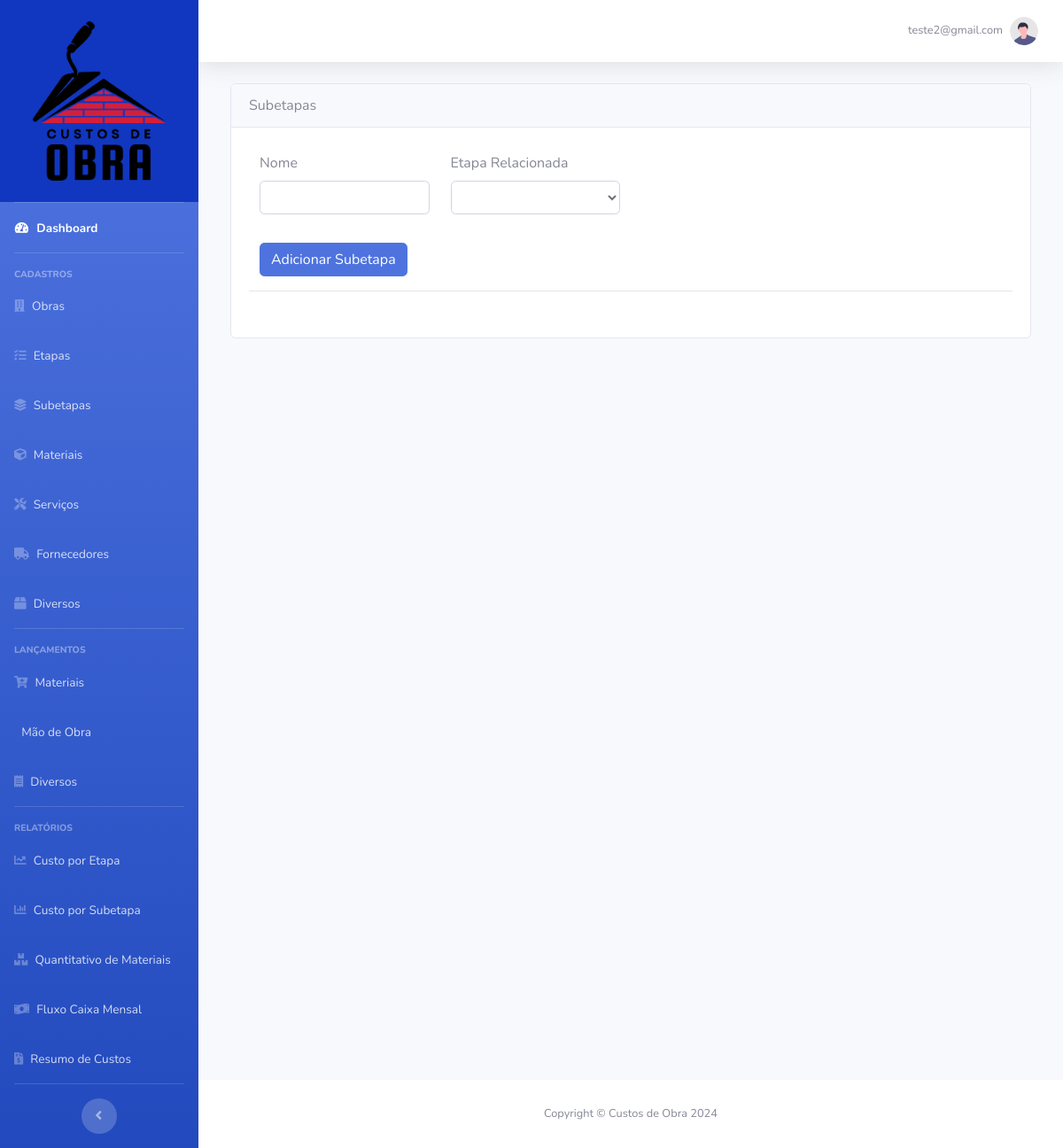
The app's page /cadastro/subetapas (signed in), older data.
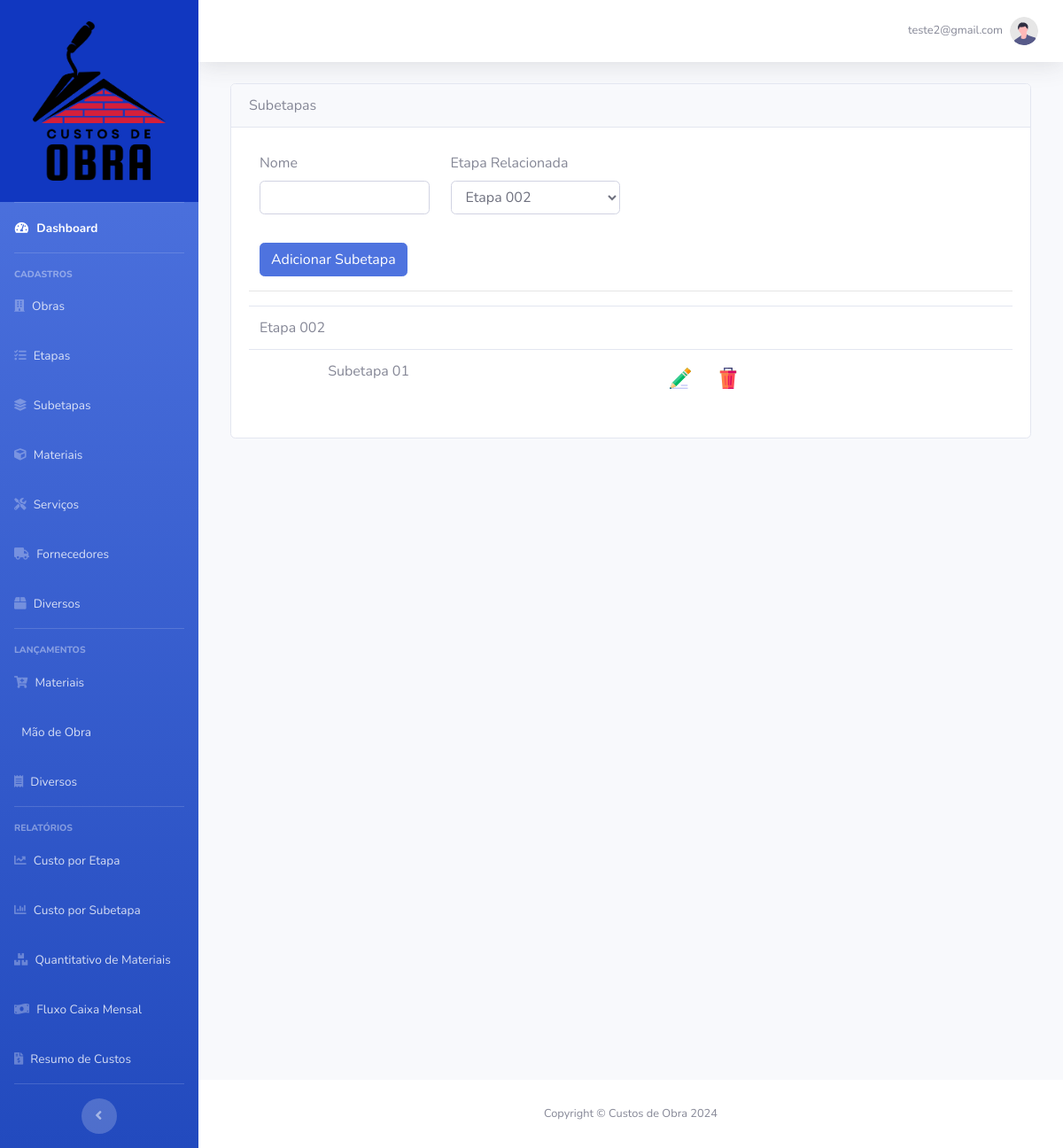
The same page, newer data.
### base_dir/models.py (models this page shows)
class Etapa(db.Model):
    id = db.Column(db.Integer, primary_key=True)
    nome = db.Column(db.String(60), nullable=False)
    usuario_id = db.Column(db.Integer, db.ForeignKey('usuario.id'), nullable=False)
    subetapas = db.relationship('Subetapa', backref='etapa', lazy=True)

class Subetapa(db.Model):
    id = db.Column(db.Integer, primary_key=True)
    nome = db.Column(db.String(60), nullable=False)
    usuario_id = db.Column(db.Integer, db.ForeignKey('usuario.id'), nullable=False)
    etapa_id = db.Column(db.Integer, db.ForeignKey('etapa.id'), nullable=False)

### base_dir/routes.py (the view, shortened to what this page needs)
@app.route("/cadastro/subetapas", methods=["GET", "POST"])
@login_required
def subetapas():
    usuario = current_user
    form_subetapas = FormSubetapas()
    etapas = Etapa.query.all()
    sorted_etapas = sorted(etapas, key=lambda etapa: etapa.nome)
    form_subetapas.etapa_relacionada.choices = [
        (etapa.id, etapa.nome.capitalize()) for etapa in sorted_etapas
    ]
    subetapa_id = request.form.get("subetapa_id")
    action = request.form.get("action")
    if action == "excluir":
        subetapa = Subetapa.query.get(subetapa_id)
        if subetapa:
            db.session.delete(subetapa)
            db.session.commit()
            return redirect(url_for("subetapas"))
    return render_template(
        "subetapas.html", form_subetapas=form_subetapas, usuario=usuario
    )

### base_dir/forms.py
class FormSubetapas(FlaskForm):
    nome = StringField("Nome", validators=[DataRequired()])
    etapa_relacionada = SelectField("Etapa Relacionada",  validators=[DataRequired()])
    botao = SubmitField("Adicionar Subetapa")

### base_dir/models.py (called while the page is built)
@login_manager.user_loader
def load_usuario(id_usuario):
    return Usuario.query.get(id_usuario)

### base_dir/templates/subetapas.html (shortened to what this page needs)
{% extends 'base.html' %}
{% block body %}
<div class="col out-sidebar">
    <div class="card">
        <div class="card-header card-header-padrao">
            <div class="card-titulo-padrao">
                Subetapas
            </div>
        </div>
        <div class="card-body">
            <form method="POST" action="" id="subetapasForm" class="col-md-6">
                <div class="row">
                    <div class="form-group mt-2 col-md-6">
                        {{ form_subetapas.nome.label(class="form-control-label") }}
                        {% if form_subetapas.nome.errors %}
                        {{ form_subetapas.nome(class="form-control is-invalid") }}
                        <div class="invalid-feedback">
                            {% for erro in form_subetapas_obra.nome.errors %}
                            {{ erro }}
                            {% endfor %}
                        </div>
                        {% else %}
                        {{ form_subetapas.nome(class="form-control") }}
                        {% endif %}
                    </div>
                    <div class="form-group mt-2 col-md-6">
                        {{ form_subetapas.etapa_relacionada.label(class="form-control-label") }}
                        {% if form_subetapas.etapa_relacionada.errors %}
                        {{ form_subetapas.etapa_relacionada(class="form-control is-invalid") }}
                        <div class="invalid-feedback">
                            {% for erro in form_subetapas_obra.etapa_relacionada.errors %}
                            {{ erro }}
                            {% endfor %}
                        </div>
                        {% else %}
                        {{ form_subetapas.etapa_relacionada(class="form-control") }}
                        {% endif %}
                    </div>
                </div>
                {{ form_subetapas.botao(class="btn btn-primary mt-3") }}
            </form>
            <hr>
            <div class="row">
                <div class="col-md-12">
                    <table class="table">
                        <tbody>
                            {% for etapa in usuario.etapas | sort(attribute='nome') %}
                            <tr class="etapa">
                                <td colspan="3">{{ etapa.nome.capitalize() }}</td>
                            </tr>
                            {% for subetapa in etapa.subetapas | sort(attribute='nome') %}
                            <tr class="subetapa">
                                <td></td>
                                <td>{{ subetapa.nome.capitalize() }}</td>
                                <td>
                                    <button type="button" class="btn"
                                        onclick="window.location='{{ url_for('subetapaseditar', subetapa_id=subetapa.id) }}'">
                                        <img src="{{ url_for('static', filename='images/editar_24.png') }}"
                                            alt="editar">
                                    </button>
                                    <form action="{{ url_for('subetapas') }}" method="POST" style="display: inline;"
                                        onsubmit="return confirmAndDisableButton(this, '{{ subetapa.nome }}');">
                                        <button type="submit" class="btn">
                                            <img src="{{ url_for('static', filename='images/excluir_24.png') }}"
                                                alt="excluir">
                                        </button>
                                    </form>
                                </td>
                            </tr>
                            {% endfor %}
                            {% endfor %}
                        </tbody>
                    </table>
                </div>
            </div>
        </div>
    </div>
</div>
{% endblock %}

Row changes from the older to the newer data that the page shows:
added Etapa: nome "Etapa 002"
added Subetapa: nome "Subetapa 01"
Text that changed along with them:
form field etapa_relacionada: (not shown) → "Etapa 002"
